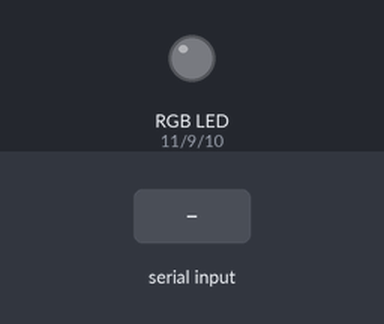
The sketch below on a simulated Arduino Uno, built with avr-gcc and run on an emulated ATmega328P. Shown: an RGB LED mixed from three pins (HIGH = lit). The inputs (shaded band) are chosen by the test bench.

Above: at 1.2 s.
1.3 s: "1" received over Serial
At 2.5 s:
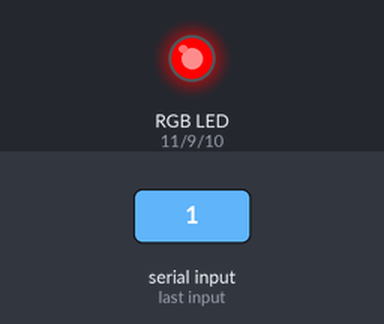
2.8 s: byte 97 ('a') received over Serial
At 3.6 s:
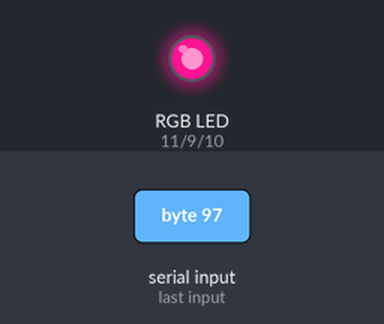
4.3 s: byte 98 ('b') received over Serial
At 4.8 s:
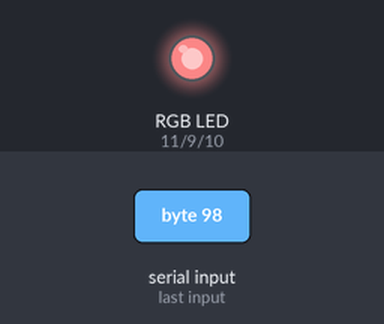
5.8 s: "3" received over Serial
At 7.0 s:
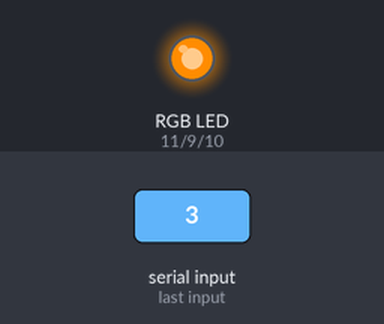
7.3 s: "2" received over Serial
At 8.3 s:
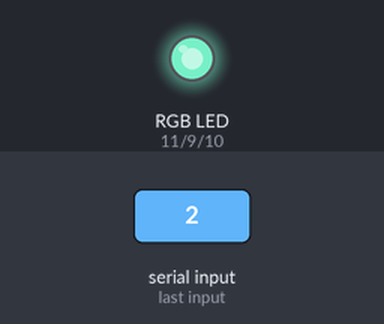
8.8 s: "4" received over Serial
At 9.4 s:
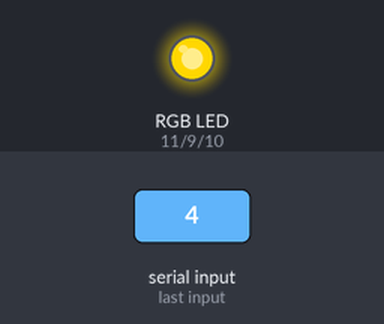
Timing chart, 0 to 11.3 s (numbered marks = the images above; inputs shaded):
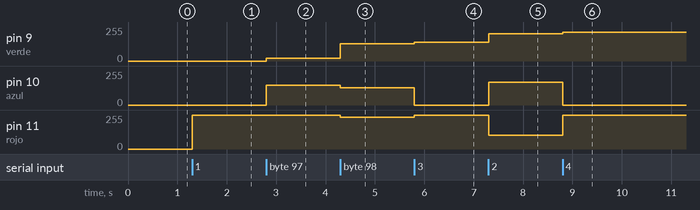

The sketch:

Coneccion_ASP.NET_ARDUINO.ino
```cpp
int rojo = 11;
int verde = 9;
int azul = 10;


int baud = 9600;


int time = 1000;

void setup()
{


  Serial.begin(baud);

  pinMode(rojo, OUTPUT);
pinMode(verde,OUTPUT);
pinMode(azul,OUTPUT);
}

// the loop routine runs over and over and over and over
void loop()
//loop constantly scans for serial input
{

  if (Serial.available() > 0)
  {

    int val = Serial.read();

    if (val == '1')
    {
      analogWrite(rojo,255);
analogWrite(verde, 0);
analogWrite(azul,0);
    }
    if (val == '3')
    {
      analogWrite(rojo,255);
analogWrite(verde, 140);
analogWrite(azul,0);
    }
    if (val == '2')
    {
     analogWrite(rojo,102);
     analogWrite(verde,205);
     analogWrite(azul,170);
    }
    if (val == '4')
    {
      analogWrite(rojo,255);
analogWrite(verde, 215);
analogWrite(azul,0);
    }
    if (val == '5')
    {
      analogWrite(rojo,0);
analogWrite(verde, 128);
analogWrite(azul,0);
    }
    if (val == '6')
    {
      analogWrite(rojo,127);
analogWrite(verde, 255);
analogWrite(azul,0);
    }
    if (val == '7')
    {
      analogWrite(rojo,240);
analogWrite(verde,230);
analogWrite(azul,140);
    }
    if (val == '8')
    {
      analogWrite(rojo,255);
analogWrite(verde, 20);
analogWrite(azul,147);
    }
    if (val == '9')
    {
      analogWrite(rojo,0);
analogWrite(verde, 0);
analogWrite(azul,255);
    }
    if (val == '0')
    {
      analogWrite(rojo,64);
analogWrite(verde, 224);
analogWrite(azul,208);
    }
    if (val == 'a')
    {
      analogWrite(rojo,255);
analogWrite(verde, 20);
analogWrite(azul,147);
    }
    if (val == 'b')
    {
      analogWrite(rojo,240);
analogWrite(verde, 128);
analogWrite(azul,128);
    }
    //flush the serial value
    Serial.flush();
  }
}
```

Measured:
- after the input at 1.3 s, pin 11 (rojo): 0/255 → 255/255 at once
- after the input at 2.8 s, pin 9 (verde): 0/255 → 20/255 at once; pin 10 (azul): 0/255 → 147/255 at once
- after the input at 4.3 s, pin 9 (verde): 20/255 → 128/255 at once; pin 10 (azul): 147/255 → 128/255 at once; pin 11 (rojo): 255/255 → 240/255 at once
- after the input at 5.8 s, pin 9 (verde): 128/255 → 140/255 at once; pin 10 (azul): 128/255 → 0/255 at once; pin 11 (rojo): 240/255 → 255/255 at once
- after the input at 7.3 s, pin 9 (verde): 140/255 → 205/255 at once; pin 10 (azul): 0/255 → 170/255 at once; pin 11 (rojo): 255/255 → 102/255 at once
- after the input at 8.8 s, pin 9 (verde): 205/255 → 215/255 at once; pin 10 (azul): 170/255 → 0/255 at once; pin 11 (rojo): 102/255 → 255/255 at once
